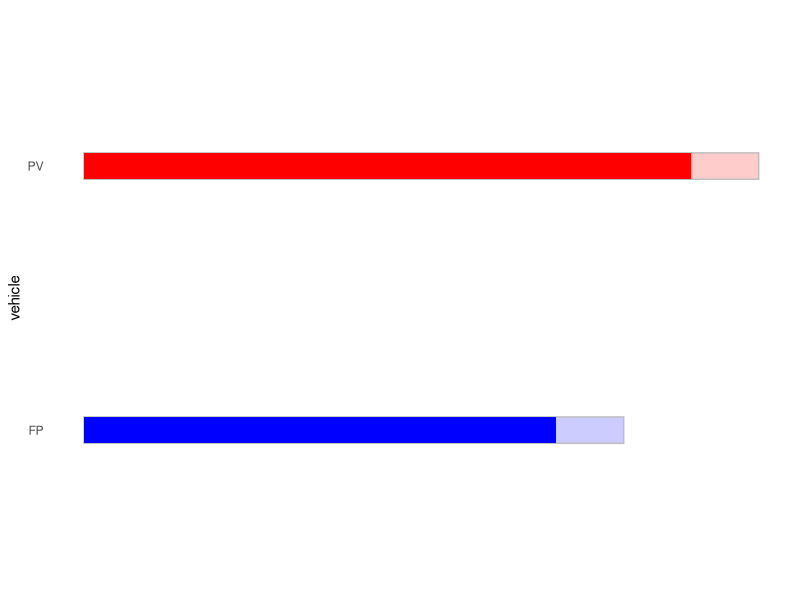

Recreate this plot in R.
## ---- chunk 1
# Import necessary library
library(ggplot2)

# Create data frame
game_data <- data.frame(
  vehicle = factor(c("FP", "PV"), levels = c("FP", "PV")),  # Use factor to control order
  speed = c(7, 9),  # Speed ratings
  max_speed = c(8, 10),  # Maximum possible speeds
  color = c("blue", "red")
)

# Create plot
ggplot(game_data, aes(y = vehicle, fill = color)) +
  geom_bar(aes(x = max_speed), stat = "identity", color = "gray", alpha = 0.2, width = 0.1) +
  geom_bar(aes(x = speed), stat = "identity", width = 0.1) +
  scale_fill_identity() +
  theme_minimal() +
  theme(
    plot.background = element_rect(fill = "transparent", color = NA), # make background transparent
    panel.grid.major = element_blank(),
    panel.grid.minor = element_blank(),
    panel.border = element_blank(),
    panel.background = element_blank(),
    legend.position = "none",
    axis.title.x = element_blank(),
    axis.text.x = element_blank(),
    axis.ticks.x = element_blank(),
    # plot.title = element_text(hjust = 0.5)
  ) +
  # labs(title = "Speed Ratings of Vehicles in Game", y = "Vehicle", x = "Speed") +
  coord_cartesian(xlim = c(0, max(game_data$max_speed, na.rm = TRUE)), clip = "off")

